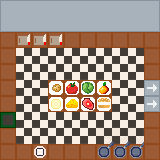

Rendered tile map (Tiled .tmx) drawn with the repository's tilesets; below, a short description and the full map source, tile grids included:
An orthogonal 10x10 tile map with 16x16 px tiles, 1 tile layer (Tile Layer 1).

<map version="1.9" tiledversion="1.9.2" orientation="orthogonal" renderorder="right-down" width="10" height="10" tilewidth="16" tileheight="16" infinite="0" nextlayerid="3" nextobjectid="4">
 <tileset firstgid="1" source="KitchenTileSet.tsx" />
 <layer id="1" name="Tile Layer 1" width="10" height="10">
  <data encoding="csv">
19,18,18,18,18,18,18,18,18,20,
16,21,21,21,21,21,21,21,21,17,
1,2,2,2,1,1,1,1,1,1,
1,10,10,10,10,10,10,10,10,1,
1,10,10,10,10,10,10,10,10,1,
1,10,10,22,4,6,5,10,10,15,
1,10,10,24,23,7,8,10,10,15,
14,10,10,10,10,10,10,10,10,1,
1,10,10,10,10,10,11,12,12,1,
1,1,13,1,1,1,3,9,9,1
</data>
 </layer>
</map>